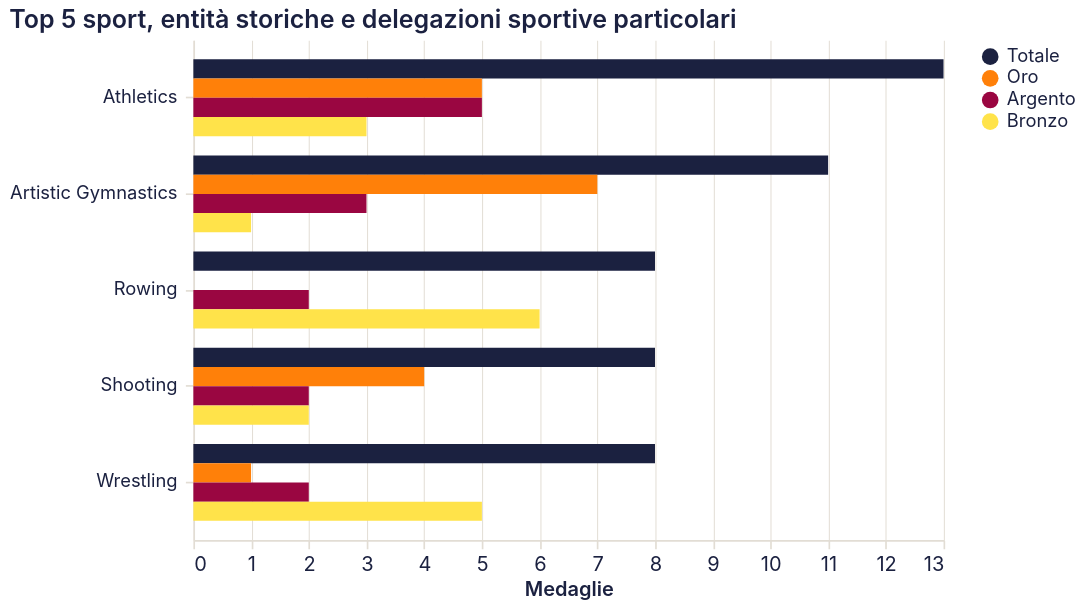

Vega-Lite specification for this chart:
### Vega-Lite specification from a JSON file in a GitHub repository (floating-point values rounded to 4 significant figures; data arrays with more than 128 entries replaced by an {"elided": "..."} marker saying what was removed)
{"$schema": "https://vega.github.io/schema/vega-lite/v5.20.1.json", "config": {"arc": {"fill": "#1b2140"}, "area": {"fill": "#1b2140", "fillOpacity": 0.15, "line": true}, "axis": {"domainColor": "#e2ddd4", "grid": true, "gridColor": "#e2ddd4", "gridWidth": 0.6, "labelAngle": 0, "labelColor": "#1b2140", "labelFont": "Inter, system-ui, -apple-system, BlinkMacSystemFont, 'Segoe UI', Roboto, sans-serif", "labelFontSize": 12, "labelFontWeight": 400, "labelPadding": 4, "tickColor": "#e2ddd4", "tickSize": 5, "titleColor": "#1b2140", "titleFont": "Inter, system-ui, -apple-system, BlinkMacSystemFont, 'Segoe UI', Roboto, sans-serif", "titleFontSize": 12, "titleFontWeight": 600}, "axisBand": {"grid": false}, "background": "transparent", "bar": {"fill": "#1b2140"}, "legend": {"labelColor": "#1b2140", "labelFont": "Inter, system-ui, -apple-system, BlinkMacSystemFont, 'Segoe UI', Roboto, sans-serif", "labelFontSize": 11, "padding": 4, "symbolType": "circle", "titleColor": "#1b2140", "titleFont": "Inter, system-ui, -apple-system, BlinkMacSystemFont, 'Segoe UI', Roboto, sans-serif", "titleFontSize": 12}, "line": {"stroke": "#1b2140", "strokeWidth": 2}, "mark": {"color": "#1b2140"}, "path": {"stroke": "#1b2140"}, "point": {"fill": "#1b2140", "filled": true}, "range": {"category": ["#1b2140", "#ff8009", "#9a0641", "#ffe34a", "#e7b6af", "#0088b0", "#e03830"]}, "rect": {"fill": "#1b2140"}, "shape": {"stroke": "#1b2140"}, "symbol": {"fill": "#1b2140"}, "title": {"anchor": "start", "color": "#1b2140", "font": "Inter, system-ui, -apple-system, BlinkMacSystemFont, 'Segoe UI', Roboto, sans-serif", "fontSize": 15, "fontWeight": 600, "subtitleColor": "#1b2140", "subtitleFont": "Inter, system-ui, -apple-system, BlinkMacSystemFont, 'Segoe UI', Roboto, sans-serif"}, "view": {"continuousHeight": 300, "continuousWidth": 400, "fill": null, "stroke": null}}, "data": {"name": "data-294e7599a53c0fd8d1573af5f334a52d"}, "datasets": {"data-294e7599a53c0fd8d1573af5f334a52d": {"elided": "1920 records"}}, "encoding": {"color": {"field": "tipo", "scale": {"domain": ["Totale", "Oro", "Argento", "Bronzo"], "range": ["#1b2140", "#ff8009", "#9a0641", "#ffe34a"]}, "title": null, "type": "nominal"}, "tooltip": [{"field": "sport", "type": "nominal"}, {"field": "tipo", "type": "nominal"}, {"field": "conteggio", "type": "quantitative"}], "x": {"field": "conteggio", "title": "Medaglie", "type": "quantitative"}, "y": {"axis": {"labelFontSize": 11, "labelLimit": 200, "labelOverlap": false, "labelPadding": 5}, "field": "sport", "sort": "-x", "title": null, "type": "nominal"}, "yOffset": {"field": "tipo", "sort": ["Totale", "Oro", "Argento", "Bronzo"], "type": "nominal"}}, "height": 300, "mark": {"type": "bar"}, "params": [{"bind": {"input": "select", "name": "Entità storica: ", "options": ["Czechoslovakia", "East Germany", "Independent Olympic Athletes", "Kosovo", "Netherlands Antilles", "North Yemen", "ROC", "Refugee Olympic Team", "Serbia and Montenegro", "South Vietnam", "South Yemen", "Soviet Union", "Unified Team", "West Germany", "Yugoslavia"]}, "name": "param_2", "select": {"fields": ["country"], "type": "point"}, "value": "Czechoslovakia"}], "title": "Top 5 sport, entità storiche e delegazioni sportive particolari", "transform": [{"filter": {"param": "param_2"}}], "width": 450}
